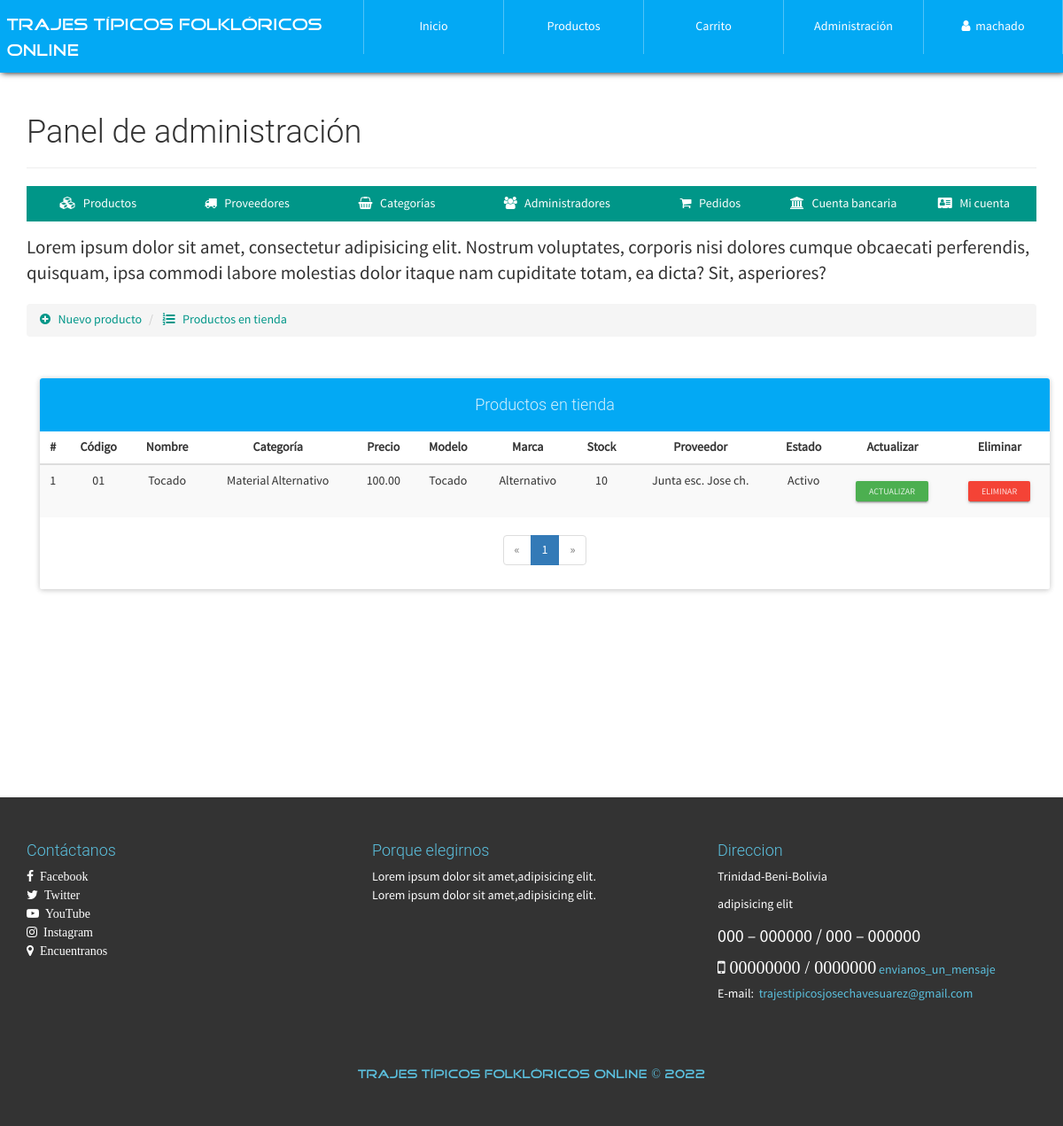
Page /configAdmin.php?view=productlist (signed in) on the committed database.
### tables this page shows
CREATE TABLE `producto` (
  `id` int(20) NOT NULL,
  `CodigoProd` varchar(30) NOT NULL,
  `NombreProd` varchar(30) NOT NULL,
  `CodigoCat` varchar(30) NOT NULL,
  `Precio` decimal(30,2) NOT NULL,
  `Descuento` int(2) NOT NULL,
  `Modelo` varchar(30) NOT NULL,
  `Marca` varchar(30) NOT NULL,
  `Stock` int(20) NOT NULL,
  `NITProveedor` varchar(30) NOT NULL,
  `Imagen` varchar(150) NOT NULL,
  `Nombre` varchar(30) NOT NULL,
  `Estado` varchar(15) NOT NULL
);

CREATE TABLE `categoria` (
  `CodigoCat` varchar(30) NOT NULL,
  `Nombre` varchar(30) NOT NULL,
  `Descripcion` text NOT NULL
);

CREATE TABLE `proveedor` (
  `NITProveedor` varchar(30) NOT NULL,
  `NombreProveedor` varchar(30) NOT NULL,
  `Direccion` varchar(200) NOT NULL,
  `Telefono` varchar(20) NOT NULL,
  `PaginaWeb` varchar(30) NOT NULL
);

### library/consulSQL.php (called while the page is built, shortened)
<?php
class ejecutarSQL {
    public static function conectar(){
        if(!$con=  mysqli_connect(SERVER,USER,PASS,BD)){
            echo "Error en el servidor, verifique sus datos";
        }
        mysqli_set_charset($con, "utf8");
        return $con;
    }
    public static function consultar($query) {
        if (!$consul = mysqli_query(ejecutarSQL::conectar(), $query)) {
            echo 'Error en la consulta SQL ejecutada';
        }
        return $consul;
    }
}

### admin/productlist-view.php (the view, shortened to what this page needs)
<p class="lead">
	Lorem ipsum dolor sit amet, consectetur adipisicing elit. Nostrum voluptates, corporis nisi dolores cumque obcaecati perferendis, quisquam, ipsa commodi labore molestias dolor itaque nam cupiditate totam, ea dicta? Sit, asperiores?
</p>
<ul class="breadcrumb" style="margin-bottom: 5px;">
    <li>
        <a href="configAdmin.php?view=product">
            <i class="fa fa-plus-circle" aria-hidden="true"></i> &nbsp; Nuevo producto
        </a>
    </li>
    <li>
        <a href="configAdmin.php?view=productlist"><i class="fa fa-list-ol" aria-hidden="true"></i> &nbsp; Productos en tienda</a>
    </li>
</ul>
<div class="container">
	<div class="row">
		<div class="col-xs-12">
            <br><br>
            <div class="panel panel-info">
              <div class="panel-heading text-center"><h4>Productos en tienda</h4></div>
                <div class="table-responsive">
                  <table class="table table-striped table-hover">
                      <thead class="">
                          <tr>
                          	  <th class="text-center">#</th>
                              <th class="text-center">Código</th>
                              <th class="text-center">Nombre</th>
                              <th class="text-center">Categoría</th>
                              <th class="text-center">Precio</th>
                              <th class="text-center">Modelo</th>
                              <th class="text-center">Marca</th>
                              <th class="text-center">Stock</th>
                              <th class="text-center">Proveedor</th>
                              <th class="text-center">Estado</th>
                              <th class="text-center">Actualizar</th>
                              <th class="text-center">Eliminar</th>
                          </tr>
                      </thead>
                      <tbody>
                        <?php
                        	$mysqli = mysqli_connect(SERVER, USER, PASS, BD);
							mysqli_set_charset($mysqli, "utf8");
							$pagina = isset($_GET['pag']) ? (int)$_GET['pag'] : 1;
							$regpagina = 30;
							$inicio = ($pagina > 1) ? (($pagina * $regpagina) - $regpagina) : 0;
							$productos=mysqli_query($mysqli,"SELECT SQL_CALC_FOUND_ROWS * FROM producto LIMIT $inicio, $regpagina");
							$totalregistros = mysqli_query($mysqli,"SELECT FOUND_ROWS()");
							$totalregistros = mysqli_fetch_array($totalregistros, MYSQLI_ASSOC);
							$numeropaginas = ceil($totalregistros["FOUND_ROWS()"]/$regpagina);
							$cr=$inicio+1;
                            while($prod=mysqli_fetch_array($productos, MYSQLI_ASSOC)){
                        ?>
                        <tr>
                        	<td class="text-center"><?php echo $cr; ?></td>
                        	<td class="text-center"><?php echo $prod['CodigoProd']; ?></td>
                        	<td class="text-center"><?php echo $prod['NombreProd']; ?></td>
                        	<td class="text-center">
                        		<?php
                        			$categ=ejecutarSQL::consultar("SELECT Nombre FROM categoria WHERE CodigoCat='".$prod['CodigoCat']."'");
                        			$datc=mysqli_fetch_array($categ, MYSQLI_ASSOC);
                        			echo $datc['Nombre'];
                        		?>
                        	</td>
                        	<td class="text-center"><?php echo $prod['Precio']; ?></td>
                        	<td class="text-center"><?php echo $prod['Modelo']; ?></td>
                        	<td class="text-center"><?php echo $prod['Marca']; ?></td>
                        	<td class="text-center"><?php echo $prod['Stock']; ?></td>
                        	<td class="text-center">
                        		<?php
                        			$prov=ejecutarSQL::consultar("SELECT NombreProveedor FROM proveedor WHERE NITProveedor='".$prod['NITProveedor']."'");
                        			$datp=mysqli_fetch_array($prov, MYSQLI_ASSOC);
                        			echo $datp['NombreProveedor'];
                        		?>
                        	</td>
                        	<td class="text-center">
                        		<?php echo $prod['Estado']; ?>
                        	</td>
                        	<td class="text-center">
                        		<a href="configAdmin.php?view=productinfo&code=<?php echo $prod['CodigoProd']; ?>" class="btn btn-raised btn-xs btn-success">Actualizar</a>
                        	</td>
                        	<td class="text-center">
                        		<form action="process/delprod.php" method="POST" class="FormCatElec" data-form="delete">
                        			<button type="submit" class="btn btn-raised btn-xs btn-danger">Eliminar</button>
                        		</form>
                        	</td>
                        </tr>
                        <?php
                        	$cr++;
                        	}
                        ?>
                      </tbody>
                  </table>
                </div>
                <?php if($numeropaginas>=1): ?>
              	<div class="text-center">
                  <ul class="pagination">
                    <?php if($pagina == 1): ?>
                        <li class="disabled">
                            <a>
                                <span aria-hidden="true">&laquo;</span>
                            </a>
                        </li>
                    <?php endif; ?>
                    <?php
                        for($i=1; $i <= $numeropaginas; $i++ ){
                            if($pagina == $i){
                                echo '<li class="active"><a href="configAdmin.php?view=productlist&pag='.$i.'">'.$i.'</a></li>';
                            }else{
                                echo '<li><a href="configAdmin.php?view=productlist&pag='.$i.'">'.$i.'</a></li>';
                            }
                        }
                    ?>
                    <?php if($pagina == $numeropaginas): ?>
                        <li class="disabled">
                            <a>
                                <span aria-hidden="true">&raquo;</span>
                            </a>
                        </li>
                    <?php endif; ?>
                  </ul>
                </div>
                <?php endif; ?>
            </div>
        </div>
	</div>
</div>

### css/style.css (style rules this page uses)
body { font-family: "FontFamilySPro"; line-height: 1.5; font-size: 1.4em; width: 100%; height: 100%; margin: 0px; padding: 0px; background-position: center center; background-repeat: no-repeat; background-attachment: fixed; background-size: cover; background-color: #fff; }
#container-page-configAdmin { background-image: url(../assets/img/font-registration.JPG); }

### rows in the picture
producto: CodigoProd "01", NombreProd "Tocado", CodigoCat.Nombre "Material Alternativo", Precio "100.00", Modelo "Tocado", Marca "Alternativo", Stock "10", NITProveedor.NombreProveedor "Junta esc. Jose ch.", Estado "Activo"

### other values in the picture
$_SESSION['nombreAdmin'] "machado"
